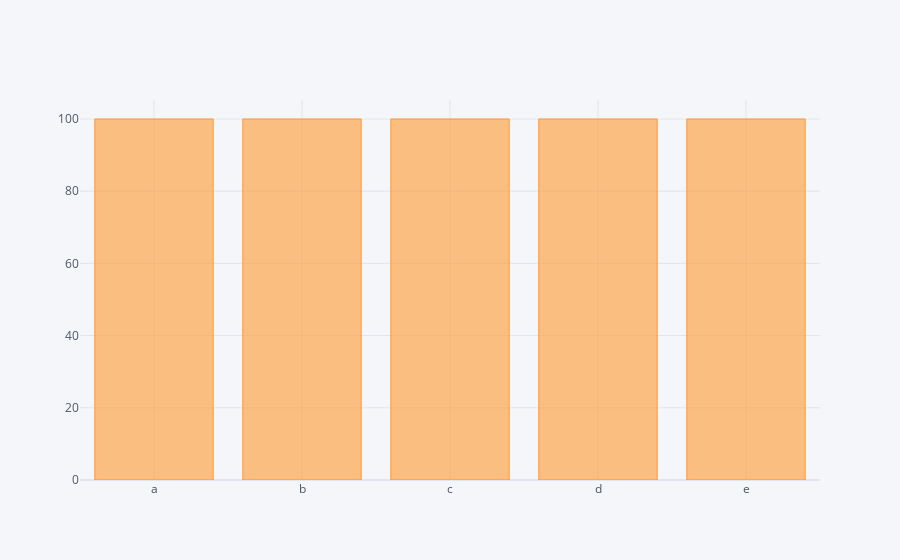

Here is the notebook cell this chart was saved with:
### Code cell
df.count().iplot(kind='bar')

### Figure 1 — Plotly figure (JSON) as saved in the notebook; plotly's stock layout.template omitted (floating-point values rounded to 4 significant figures)
{"data": [{"marker": {"color": "rgba(255, 153, 51, 0.6)", "line": {"color": "rgba(255, 153, 51, 1.0)", "width": 1}}, "name": "None", "orientation": "v", "text": "", "type": "bar", "x": ["a", "b", "c", "d", "e"], "y": [100, 100, 100, 100, 100]}], "layout": {"legend": {"bgcolor": "#F5F6F9", "font": {"color": "#4D5663"}}, "paper_bgcolor": "#F5F6F9", "plot_bgcolor": "#F5F6F9", "title": {"font": {"color": "#4D5663"}}, "xaxis": {"gridcolor": "#E1E5ED", "showgrid": true, "tickfont": {"color": "#4D5663"}, "title": {"font": {"color": "#4D5663"}, "text": ""}, "zerolinecolor": "#E1E5ED"}, "yaxis": {"gridcolor": "#E1E5ED", "showgrid": true, "tickfont": {"color": "#4D5663"}, "title": {"font": {"color": "#4D5663"}, "text": ""}, "zerolinecolor": "#E1E5ED"}}}
